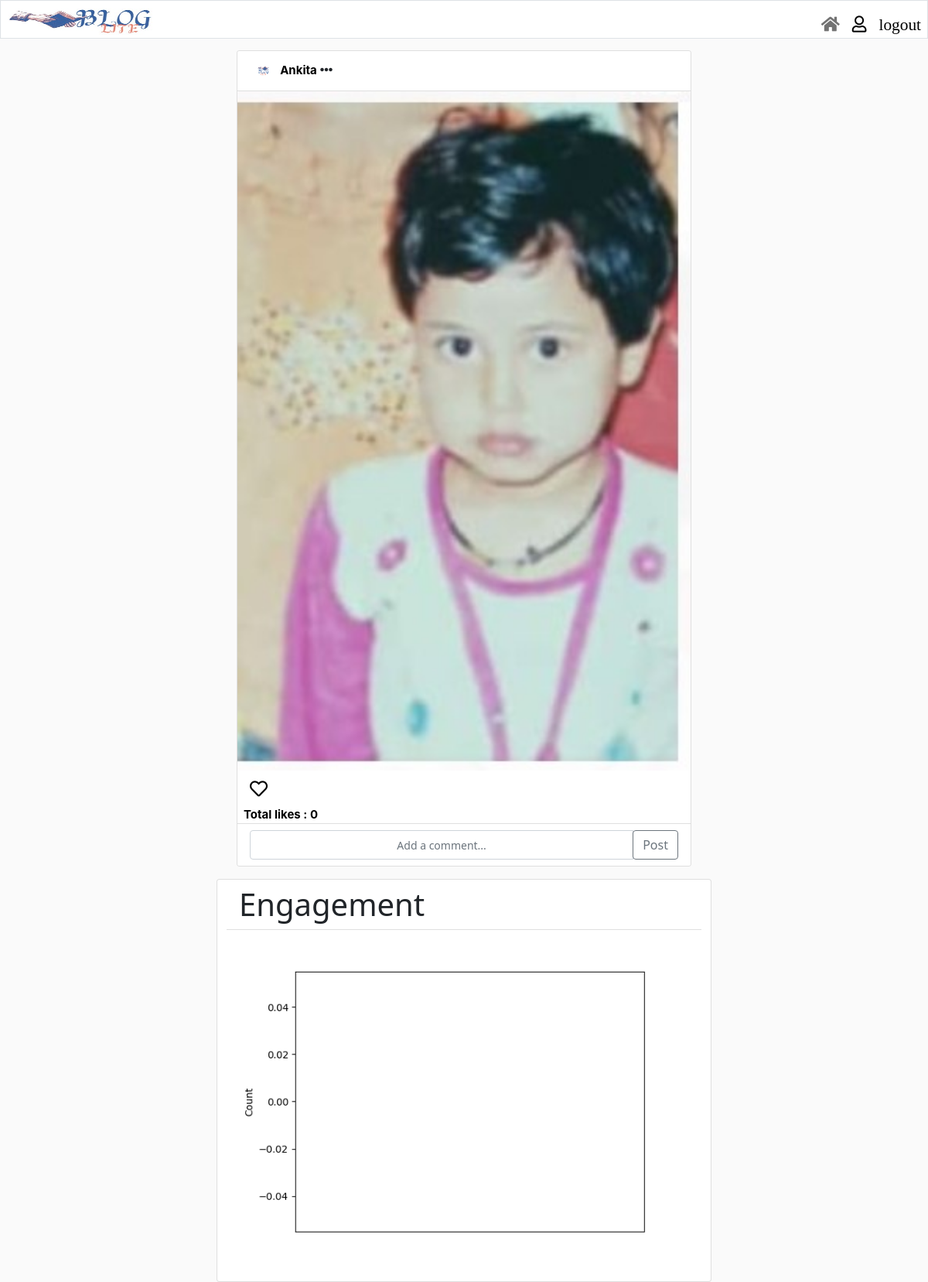
The page /post/Ankita/1 (signed in) on the database its author committed.
### app/models.py (models this page shows, shortened)
class User(UserMixin, db.Model):
    id = db.Column(db.Integer,primary_key=True)
    user = db.Column(db.String(64),unique = True)
    email = db.Column(db.String(120),unique = True)
    password = db.Column(db.String(500))
    userprofile = db.relationship('Userprofile' , backref='User', lazy=True , uselist=False)
    followed = db.relationship('Follow',
                               foreign_keys=[Follow.follower_id],
                               backref=db.backref('follower', lazy='joined'),
                               lazy='dynamic',
                               cascade='all, delete-orphan')
    followers = db.relationship('Follow',
                              foreign_keys=[Follow.followed_id],
                              backref=db.backref('followed', lazy='joined'),
                              lazy='dynamic',
                              cascade='all, delete-orphan')
    def delete(self):
        db.session.delete(self)
        db.session.commit()
        return self

class Post(db.Model):
    id = db.Column(db.Integer , primary_key=True)
    title = db.Column(db.String(100))
    caption = db.Column(db.String(100))
    imgpath  = db.Column(db.String(100))
    timestamp = db.Column(db.DateTime)
    no_of_likes = db.Column(db.Integer , default=0)
    user_id = db.Column(db.Integer, db.ForeignKey('userprofile.id'))
    post_likes = db.relationship('Postlikes' , backref='Post', lazy=True )
    comments = db.relationship('Comments' , backref='Post', lazy=True )

### app/views.py (the view)
@app.route('/post/<user>/<id>')
def post(user,id):
    if not current_user.is_authenticated:
        return redirect(url_for('login'))
    else:
        image_path = os.path.join(app.config['UPLOAD_FOLDER'],"plot"+id+".png")
        if os.path.exists(image_path):
            os.remove(image_path)
            app.logger.info("------------------------------image ----------------deleete -------------")
        app.logger.warning(os.path.join(app.config['UPLOAD_FOLDER'],"plot"+id+".png"))
        user = User.query.filter_by(user=user).first_or_404()
        post = Post.query.filter_by(id=id).first_or_404()
        likes  =  Postlikes.query.filter_by(user_id = user.id).all()
        comment  = Comments.query.filter_by(post_id= post.id).all()
        like_list = []
        for i in likes:
            like_list.append(i.post_id)
        no_of_comment = len(comment)
        no_of_likes = post.no_of_likes
        plt.bar(1, no_of_comment, label='Comments')
        plt.bar(2, no_of_likes, label='Likes')
        plt.ylabel('Count')
        plt.xticks([], [])
        plt.savefig(os.path.join(app.config['UPLOAD_FOLDER'],"plot"+id+".png"))
        image_path = 'plot{}.png'.format(id)
        return render_template('post/post.html', post=post , user=user , like_list = like_list , image_path= image_path  ,current_user = current_user , comment = comment)

### app/views.py (called while the page is built)
@lm.user_loader
def load_user(user_id):
    return User.query.get(int(user_id))

### app/templates/post/post.html (shortened to what this page needs)
{% extends "layouts/base-all.html" %}
{% block content %}
<section>
    <div class="row">
        <div class="col-md-3"></div>
        <div class="col-12 col-sm-12 col-md-6 col-lg-6 col-xl-6">
            <div class="card  mb-3">
                <div class="card-header">
                    <img src="/static/img/logo.png" class="mr-2"
                        style="width: 35px; height: 35px; border-radius: 50%" />
                    <span class="postuserfont"><strong>{{user.user}}</strong></span>
                    <span class="float-right mt-2"><strong><i class="fas fa-ellipsis-h"></i></strong></span>
                </div>
                <img src="/static/path/to/the/uploads/{{post.imgpath}}" class="card-img-top" alt="..." />
                <ul class="list-group list-group-horizontal mt-1" style="list-style-type: none; border: 0">
            {% if post.id in like_list %}
            <li class="nav-item">
              <a class="nav-link"><i class="fas fa-sharp fa-heart fa-solid fa-lg"
              style="color: black; position: relative; font-size: 23px" onclick="unlike('{{post.id}}')"></i></a>
            </li>
            {% else %}
            <li class="nav-item">
              <a class="nav-link" ><i class="far fa-heart  fa-lg"
                  style="color: black; position: relative; font-size: 23px" onclick="like('{{post.id}}')"></i></a>
            </li>
            {% endif %}
                </ul>
                <span>
                    <span class="postuserfont m-2"><strong>Total likes : {{post.no_of_likes}}</span>
                </span>
                <div class="card-footer">
                    <div class="row">
                        <div class="col-12 col
                        -sm-12 col-md-12 col-lg-12 col-xl-12">
                            <div class="input-group">
                                <input type="text" class="form-control" id="myText" placeholder="Add a comment...">
                                <div class="input-group-append">
                                    <button class="btn btn-outline-secondary" type="button" onclick="addComment('{{post.id}}')">Post</button>
                                </div>
                            </div>
                        </div>
                    </div>
                </div>
            </div>
        </div>
    </div>
    {% if user == current_user %}
    <div class="row justify-content-center">
      <div class = "card" style="width: 40rem;">
          <h1 class="card-header">Engagement</h1>
          <div class="card-body" style="margin-top: -15px">
            <img src="/static/path/to/the/uploads/{{image_path}}" alt="plot" class="card-img-top"/>
          </div>
        </div></div>
{% endif %}
</section>
{% endblock %}

### app/static/css/style.css (style rules this page uses)
::placeholder { text-align: center; font-size: 14px; color: gray; background-image: url(/assets/search-solid.svg); background-repeat: no-repeat; background-position: 40%; background-size: 6%; }
body { background-color:#FAFAFA; padding-top: 65px; overflow-x: hidden; }
.postuserfont { font-family:-apple-system, BlinkMacSystemFont, 'Segoe UI', Roboto, Oxygen, Ubuntu, Cantarell, 'Open Sans', 'Helvetica Neue', sans-serif; font-size: 15px; color: black; }
.card-header { background-color: white; }
.card-footer { background-color: white; }

### rows shown on the page
User: user "Ankita"
Post: imgpath (picture), no_of_likes "0"
